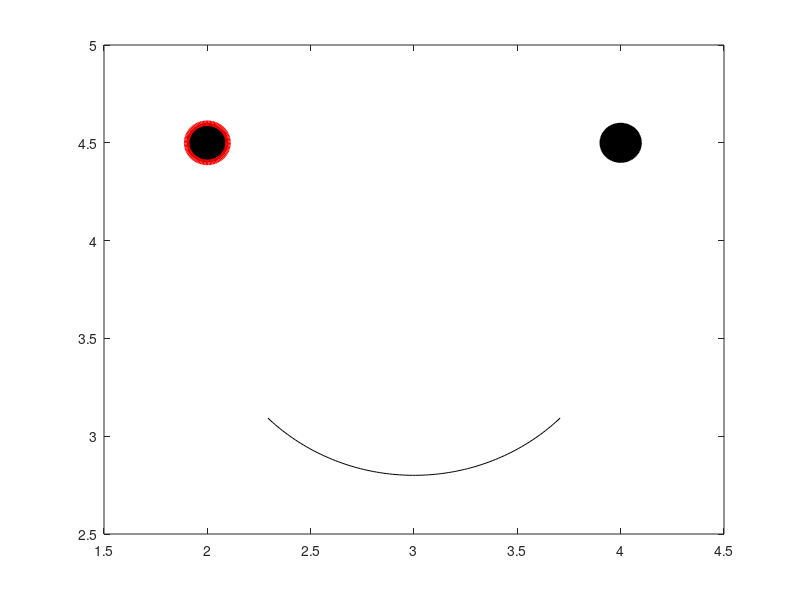

This figure's MATLAB source:
% smile face = cerc centrat in C(3,4) R=2, ochii B(2,4.5) A(4,4.5)
% gura este un arc de cerc => x,y = coord polare ale cercului centrat in
% D(3,3.5) raza R=1, unghiul descris de gura smile [pi,2pi]

tochi=linspace(0,2*pi,100);
xos=2+0.1*cos(tochi);
yos=4.5+0.1*sin(tochi);
fill(xos,yos,'k', 'EdgeColor','r','LineWidth',4)
hold on

xod=4+0.1*cos(tochi);
yod=4.5+0.1*sin(tochi);
fill(xod,yod,'k')

tgura=linspace(pi+pi/4,2*pi-pi/4,100);
xgura=3+1*cos(tgura);
ygura=3.8+1*sin(tgura);
plot(xgura,ygura,'k')